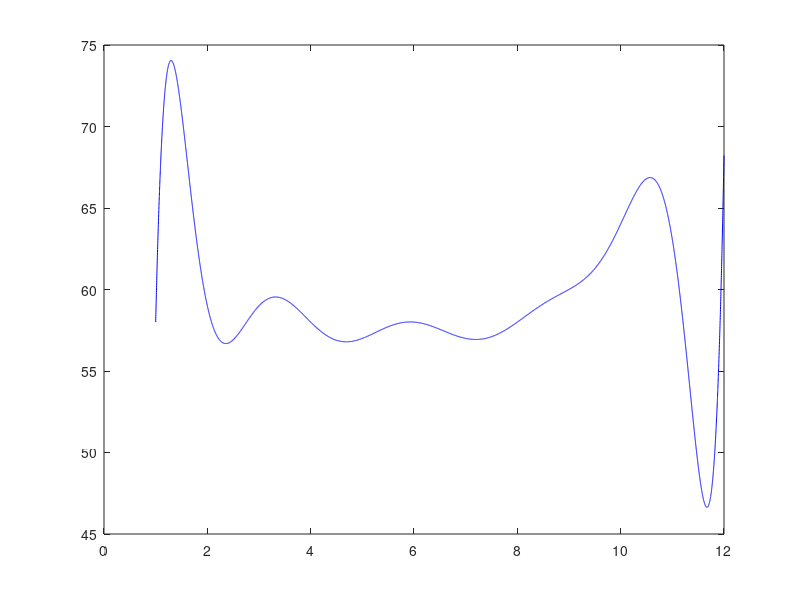

Recreate this plot in MATLAB.
%Zachary Job

%The range
x = linspace(1,12,12500);

%The function from the raw output of newton.m
y = ( ...
58 ...
+ 1 .* (x - (1)) ...
+ -0.5 .* (x - (1)) .* (x - (2)) ...
+ 0 .* (x - (1)) .* (x - (2)) .* (x - (3)) ...
+ 0.041667 .* (x - (1)) .* (x - (2)) .* (x - (3)) .* (x - (4)) ...
+ 6.9389e-18 .* (x - (1)) .* (x - (2)) .* (x - (3)) .* (x - (4)) .* (x - (5)) ...
+ -0.0097222 .* (x - (1)) .* (x - (2)) .* (x - (3)) .* (x - (4)) .* (x - (5)) .* (x - (6)) ...
+ 0.0055556 .* (x - (1)) .* (x - (2)) .* (x - (3)) .* (x - (4)) .* (x - (5)) .* (x - (6)) .* (x - (7)) ...
+ -0.0018849 .* (x - (1)) .* (x - (2)) .* (x - (3)) .* (x - (4)) .* (x - (5)) .* (x - (6)) .* (x - (7)) .* (x - (8)) ...
+ 0.00047123 .* (x - (1)) .* (x - (2)) .* (x - (3)) .* (x - (4)) .* (x - (5)) .* (x - (6)) .* (x - (7)) .* (x - (8)) .* (x - (9)) ...
+ -9.6451e-05 .* (x - (1)) .* (x - (2)) .* (x - (3)) .* (x - (4)) .* (x - (5)) .* (x - (6)) .* (x - (7)) .* (x - (8)) .* (x - (9)) .* (x - (10)) ...
+ 1.7612e-05 .* (x - (1)) .* (x - (2)) .* (x - (3)) .* (x - (4)) .* (x - (5)) .* (x - (6)) .* (x - (7)) .* (x - (8)) .* (x - (9)) .* (x - (10)) .* (x - (11)) ...
);

%plot
plot(x,y,'b');